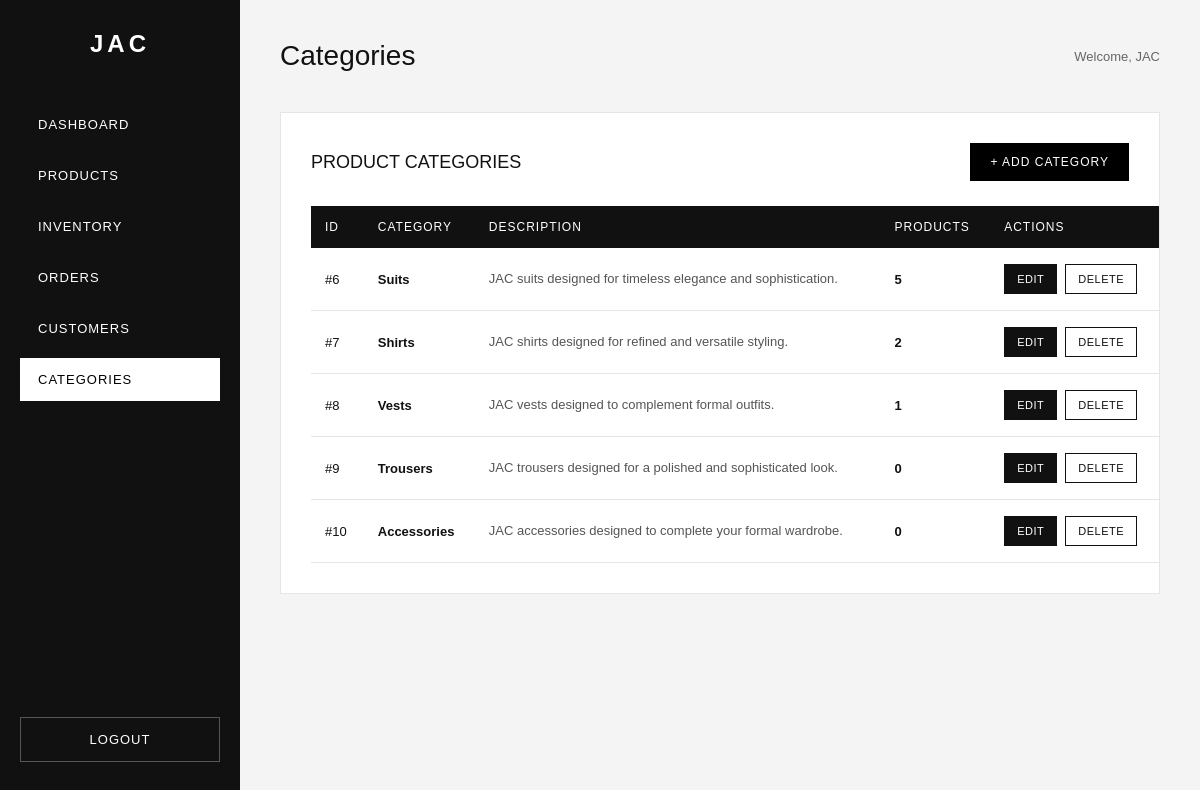
The app's page /admin/categories.php (signed in) with its own data.
### tables this page shows
CREATE TABLE `categories` (
  `id` int(11) NOT NULL,
  `name` varchar(100) NOT NULL,
  `description` text DEFAULT NULL
);

### admin/categories.php (the view, shortened to what this page needs)
<?php
require_once "../php/db.php";
$stmt = $conn->prepare("
    SELECT
        categories.id,
        categories.name,
        categories.description,
        COUNT(products.id) AS product_count
    FROM categories
    LEFT JOIN products
        ON products.category_id = categories.id
    GROUP BY
        categories.id,
        categories.name,
        categories.description
    ORDER BY categories.id ASC
");
if (!$stmt->execute()) {
    die("Unable to load categories.");
}
$result = $stmt->get_result();
$categories = $result->fetch_all(MYSQLI_ASSOC);
?>
<!DOCTYPE html>
<html lang="en">
<head>
</head>
<body>
<aside class="sidebar">
    <h1>
        JAC
    </h1>
    <a href="dashboard.php">
        DASHBOARD
    </a>
    <a href="products.php">
        PRODUCTS
    </a>
    <a href="inventory.php">
        INVENTORY
    </a>
    <a href="orders.php">
        ORDERS
    </a>
    <a href="customers.php">
        CUSTOMERS
    </a>
    <a href="categories.php" class="active">
        CATEGORIES
    </a>
    <a
        href="logout.php"
        class="logout"
    >
        LOGOUT
    </a>
</aside>
<main class="main">
    <div class="topbar">
        <h2>
            Categories
        </h2>
        <div class="admin-name">
            Welcome,
            <?= htmlspecialchars(
                $_SESSION["admin_first_name"] ?? "Admin"
            ); ?>
        </div>
    </div>
    <section class="category-box">
        <div class="category-header">
            <h3>
                PRODUCT CATEGORIES
            </h3>
            <a
                href="add_category.php"
                class="add-button"
            >
                + ADD CATEGORY
            </a>
        </div>
        <?php if (empty($categories)): ?>
            <div class="empty-message">
                No categories have been created yet.
            </div>
        <?php else: ?>
            <table class="category-table">
                <thead>
                    <tr>
                        <th>
                            ID
                        </th>
                        <th>
                            CATEGORY
                        </th>
                        <th>
                            DESCRIPTION
                        </th>
                        <th>
                            PRODUCTS
                        </th>
                        <th>
                            ACTIONS
                        </th>
                    </tr>
                </thead>
                <tbody>
                    <?php foreach ($categories as $category): ?>
                        <tr>
                            <td>
                                #<?= (int) $category["id"]; ?>
                            </td>
                            <td>
                                <div class="category-name">
                                    <?= htmlspecialchars(
                                        $category["name"]
                                    ); ?>
                                </div>
                            </td>
                            <td>
                                <div class="category-description">
                                    <?= htmlspecialchars(
                                        $category["description"]
                                    ); ?>
                                </div>
                            </td>
                            <td>
                                <span class="product-count">
                                    <?= (int) $category["product_count"]; ?>
                                </span>
                            </td>
                            <td>
                                <div class="actions">
                                    <a
                                        href="edit_category.php?id=<?= (int) $category["id"]; ?>"
                                        class="edit-button"
                                    >
                                        EDIT
                                    </a>
                                    <a
                                        href="delete_category.php?id=<?= (int) $category["id"]; ?>"
                                        class="delete-button"
                                        onclick="return confirm('Delete this category?');"
                                    >
                                        DELETE
                                    </a>
                                </div>
                            </td>
                        </tr>
                    <?php endforeach; ?>
                </tbody>
            </table>
        <?php endif; ?>
    </section>
</main>
</body>
</html>

### admin/categories.php (style rules this page uses)
* { margin: 0; padding: 0; box-sizing: border-box; }
body { font-family: Arial, Helvetica, sans-serif; background: #f4f4f4; color: #111; }
.sidebar { position: fixed; left: 0; top: 0; width: 240px; height: 100vh; background: #111; color: white; padding: 30px 20px; }
.sidebar h1 { text-align: center; font-size: 24px; letter-spacing: 4px; margin-bottom: 45px; }
.sidebar a { display: block; padding: 14px 18px; margin-bottom: 8px; color: white; text-decoration: none; font-size: 13px; letter-spacing: 1px; transition: 0.2s ease; }
.sidebar a.active { background: white; color: black; }
.logout { position: absolute; bottom: 30px; left: 20px; right: 20px; text-align: center; border: 1px solid #555; }
.main { margin-left: 240px; min-height: 100vh; padding: 40px; }
.topbar { display: flex; justify-content: space-between; align-items: center; margin-bottom: 40px; }
.topbar h2 { font-size: 28px; font-weight: 500; }
.admin-name { font-size: 13px; color: #666; }
.category-box { background: white; border: 1px solid #e5e5e5; padding: 30px; overflow-x: auto; }
.category-header { display: flex; justify-content: space-between; align-items: center; margin-bottom: 25px; }
.category-header h3 { font-size: 18px; font-weight: 500; }
.add-button { display: inline-block; padding: 12px 20px; background: black; color: white; text-decoration: none; font-size: 12px; letter-spacing: 1px; transition: 0.2s ease; }
.category-table { width: 100%; border-collapse: collapse; min-width: 850px; }
.category-table th { padding: 14px; background: #111; color: white; text-align: left; font-size: 12px; letter-spacing: 1px; font-weight: normal; }
.category-table td { padding: 16px 14px; border-bottom: 1px solid #e5e5e5; font-size: 13px; vertical-align: middle; }
.category-name { font-weight: bold; }
.category-description { color: #555; line-height: 1.5; max-width: 450px; }
.product-count { font-weight: bold; }
.actions { display: flex; gap: 8px; }
.edit-button, .delete-button { display: inline-block; padding: 8px 12px; text-decoration: none; font-size: 11px; letter-spacing: 0.5px; border: 1px solid #111; }
.edit-button { background: #111; color: white; }
.delete-button { background: white; color: #111; }

### records on screen
categories: id "6", name "Suits", description "JAC suits designed for timeless elegance and sophistication.", product_count "5"
categories: id "7", name "Shirts", description "JAC shirts designed for refined and versatile styling.", product_count "2"
categories: id "8", name "Vests", description "JAC vests designed to complement formal outfits.", product_count "1"
categories: id "9", name "Trousers", description "JAC trousers designed for a polished and sophisticated look.", product_count "0"
categories: id "10", name "Accessories", description "JAC accessories designed to complete your formal wardrobe.", product_count "0"

### other values on screen
$_SESSION["admin_first_name"] "JAC"
